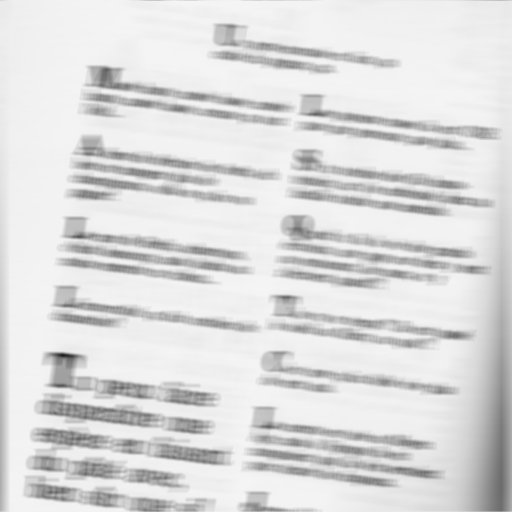
%> input picture images/texte_flou.png, 512 x 512 px
$ octave part5_simpliste.m   (GNU Octave 9; MATLAB toolbox functions it lacks are replaced by stand-ins)
%> lines starting %> are read from the running program, lines starting %| are printed output that depends on the picture; in (x1, y1, x2, y2) boxes, pixels count from 0 and x2, y2 are one past the last pixel; in counts of white or black regions, pixels touching at a corner belong together; the program's own positions count from 1
% Définition de la palette de couleur
gris=([0:255]/255)'*[1 1 1] ;

% Lecture de l'image dégradé
[im_degrade,map]=imread('texte_flou.png');
%> im_degrade is the input picture: size 512x512 uint8; min 29, max 245, mean 219.4
%> map = 256 rows, first 12: [0 0 0; 0.00392 0.00392 0.00392; 0.00784 0.00784 0.00784; 0.0118 0.0118 0.0118; 0.0157 0.0157 0.0157; 0.0196 0.0196 0.0196; 0.0235 0.0235 0.0235; 0.0275 0.0275 0.0275; 0.0314 0.0314 0.0314; 0.0353 0.0353 0.0353; 0.0392 0.0392 0.0392; 0.0431 0.0431 0.0431]
[x, y] = size(im_degrade);
%> x = 512; y = 512
im_degrade = double(im_degrade);
%> im_degrade: size 512x512 double
IM_degrade = fft2(im_degrade);

% Lecture de l'image de référence
[im_ref,map]=imread('texte_ref.png');
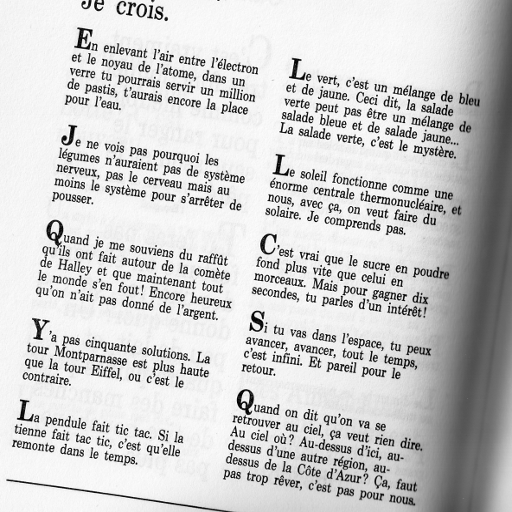
%> input picture images/texte_ref.png, 512 x 512 px
%> im_ref is the input picture: size 512x512 uint8; min 0, max 255, mean 203.4
im_ref = double(im_ref);
%> im_ref: size 512x512 double
IM_ref = fft2(im_ref);
% Spectre de puissance de l'image de référence
spectre_puissance_IM_ref = abs(IM_ref) .^2;

% Définition de la réponse impulsionnelle du filtre en SPATIAL qui a produit l'image dégradé
h = zeros(x, y);
largeur = 21;
h(257-1:257+1, 257-((largeur - 1)/2):257+((largeur - 1)/2)) = (1/(largeur * 3));
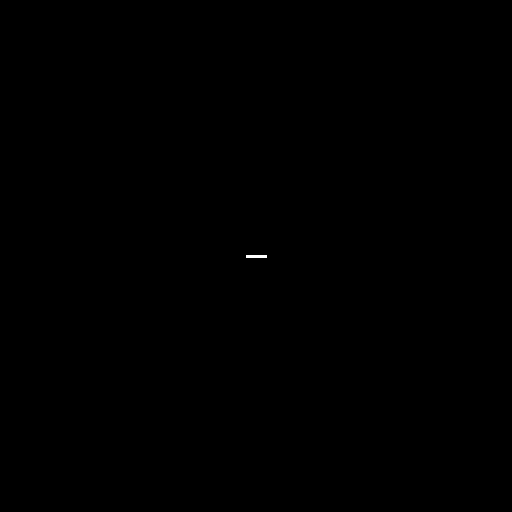
%> h: size 512x512 double; values 0 (black) and 0.0159 (white), 0.02% white; 1 white region, box (x1, y1, x2, y2) and area: (246, 255, 267, 258) 63
h = double(h);
H = fft2(fftshift(h)); % Ici on fait un fftshift, car on a construit un rectangle centré sur 0 (plus simple que de faire un rectangle centré sur le coin en haut à gauche)
spectre_puissance_H = abs(H) .^ 2;

% Affichage du filtre
figure;
image((3 * largeur * 255) .* h )
title("filtre")
colormap(gris)

% Spectre de puissance du bruit

% On floute l'image de référence
IM_ref_floutee = IM_ref .* H;
% On passe en représentation spatiale
im_ref_floutee = real(ifft2(IM_ref_floutee));
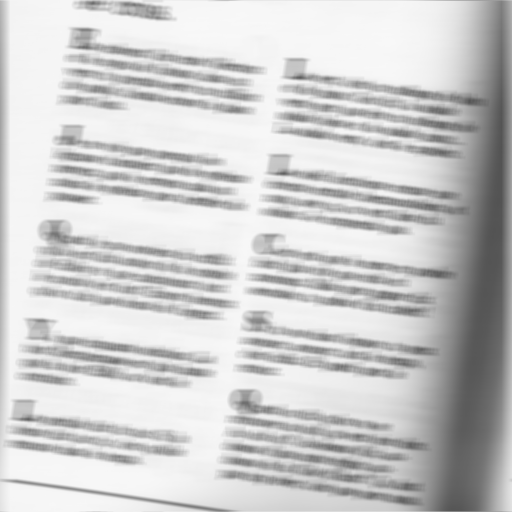
%> im_ref_floutee: size 512x512 double; min 83.56, max 248.7, mean 203.4

% Affichage de l'image
figure;
image(im_ref_floutee)
title("image de référence floutée")
colormap(gris)

% Reconstruction de l'image :
IM_reconstruite = IM_degrade .* H;
im_reconstruite = real(ifft2(IM_reconstruite));
% Affichage
figure;
image(im_reconstruite)
title("Avec filtrage inversé 'simpliste' ")
colormap(gris)
